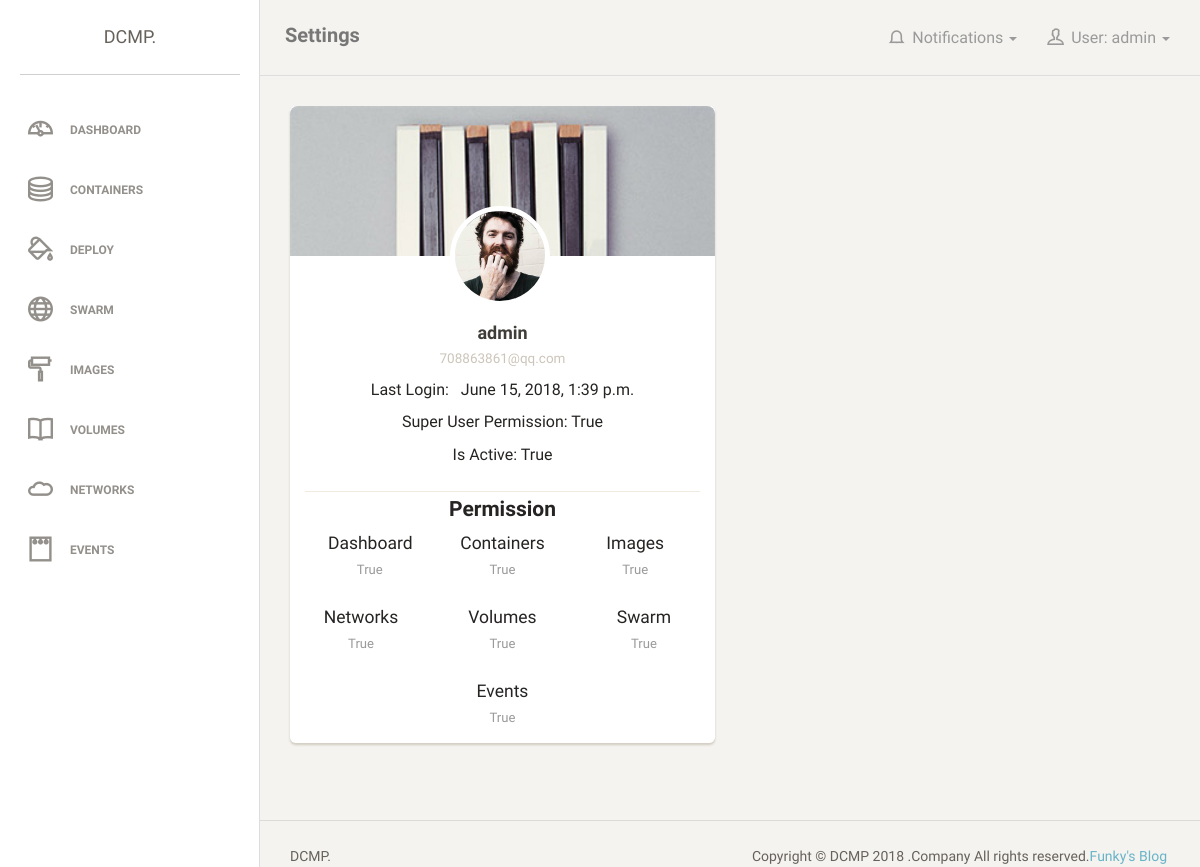
/dashboard/settings/ (signed in), run on an earlier commit of the app's database.
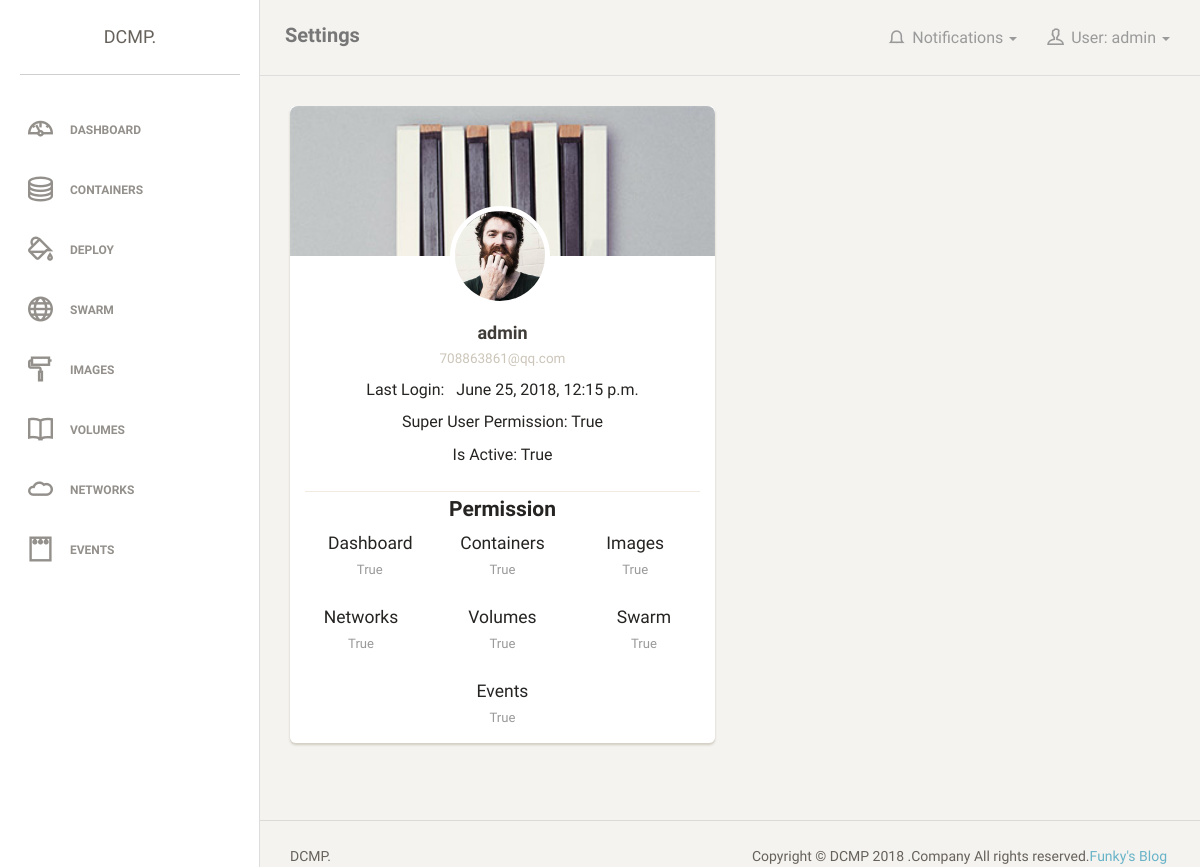
And on a later commit of the database.
### Dashboard/models.py (models this page shows)
class User(AbstractUser):
    dashboard_permission = models.BooleanField(default=True,
                                               verbose_name="Dashboard Permission"
                                               )
    containers_permission = models.BooleanField(default=False,
                                                verbose_name="Containers Permission"
                                                )
    images_permission = models.BooleanField(default=False,
                                            verbose_name="Images Permission"
                                            )
    networks_permission = models.BooleanField(default=False,
                                              verbose_name="Networks Permission"
                                              )
    volumes_permission = models.BooleanField(default=False,
                                             verbose_name="Volumes Permission"
                                             )
    swarm_permission = models.BooleanField(default=False,
                                           verbose_name="Swarm Permission"
                                           )
    events_permission = models.BooleanField(default=False,
                                            verbose_name="Events Permission"
                                            )
    objects = DashboardUserManager()

### Dashboard/views.py (the view, shortened to what this page needs)
# urls.py: path('settings/', views.dashboard_settings_view),
@csrf_exempt
def dashboard_settings_view(request):
    template_name = 'Dashboard/settings.html'
    user_perm = request.user
    if request.user.is_authenticated:
        context = {
            "user_last_login": request.user.last_login,
            "user": request.user.username,
            "user_info": user_perm,
            "dashboard": user_perm.dashboard_permission,
            "containers": user_perm.containers_permission,
            "images": user_perm.images_permission,
            "swarm": user_perm.swarm_permission,
            "volumes": user_perm.volumes_permission,
            "events": user_perm.events_permission,
            "networks": user_perm.networks_permission,
            "chpasswd_form": ChangePasswordForm(),
        }
        if request.method == "GET":
            return render_to_response(template_name, context)
    else:
        return redirect('/dashboard/login')

### Dashboard/templates/Dashboard/settings.html (shortened to what the changed rows need)
<!doctype html>
<html lang="en">
<head>
    {% load static %}
    <link href="{% static 'Dashboard/css/bootstrap.min.css' %}" rel="stylesheet" />
    <link href="{% static 'Dashboard/css/animate.min.css' %}" rel="stylesheet"/>
    <link href="{% static 'Dashboard/css/paper-dashboard.css' %}" rel="stylesheet"/>
    <link href="{% static "Dashboard/css/demo.css" %}" rel="stylesheet" />
    <link href="http://maxcdn.bootstrapcdn.com/font-awesome/latest/css/font-awesome.min.css" rel="stylesheet">
    <link href="{% static "Dashboard/css/themify-icons.css" %}" rel="stylesheet">
</head>
<body>
<div class="wrapper">
    <div class="main-panel">
        <nav class="navbar navbar-default">
            <div class="container-fluid">
                <div class="collapse navbar-collapse">
                    <ul class="nav navbar-nav navbar-right">
                        <li class="dropdown">
                              <a href="#" class="dropdown-toggle" data-toggle="dropdown">
                                    <i class="ti-user"></i>
									<p>User: {{ user }}</p>
									<b class="caret"></b>
                              </a>
                        </li>
                    </ul>
                </div>
            </div>
        </nav>
        <div class="content">
            <div class="container-fluid">
                <div class="row">
                    <div class="col-md-6">
                        <div class="card">
                            <div class="card card-user">
                            <div class="content">
                                <div class="author">
                                  <img class="avatar border-white" src="{% static "Dashboard/img/faces/face-2.jpg" %}" alt="..."/>
                                  <h4 class="title">{{ user }}<br />
                                     <a href="#"><small>{{ user_info.email }}</small></a>
                                  </h4>
                                </div>
                                <p class="description text-center center">
                                    <p class="center text-center">Last Login:  &nbsp;  {{  user_last_login }}</p>
                                    <p class="center text-center">Super User Permission: {{ user_info.is_superuser }}</p>
                                    <p class="center text-center">Is Active: {{ user_info.is_active }}</p>
                                </p>
                            </div>
                        </div>
                        </div>
                    </div>
                </div>
            </div>
        </div>
    </div>
</div>
</body>
</html>

What changed in the data, as far as the page shows it:
changed User "admin": last_login "June 15, 2018, 1:39 p.m." → "June 25, 2018, 12:15 p.m."
